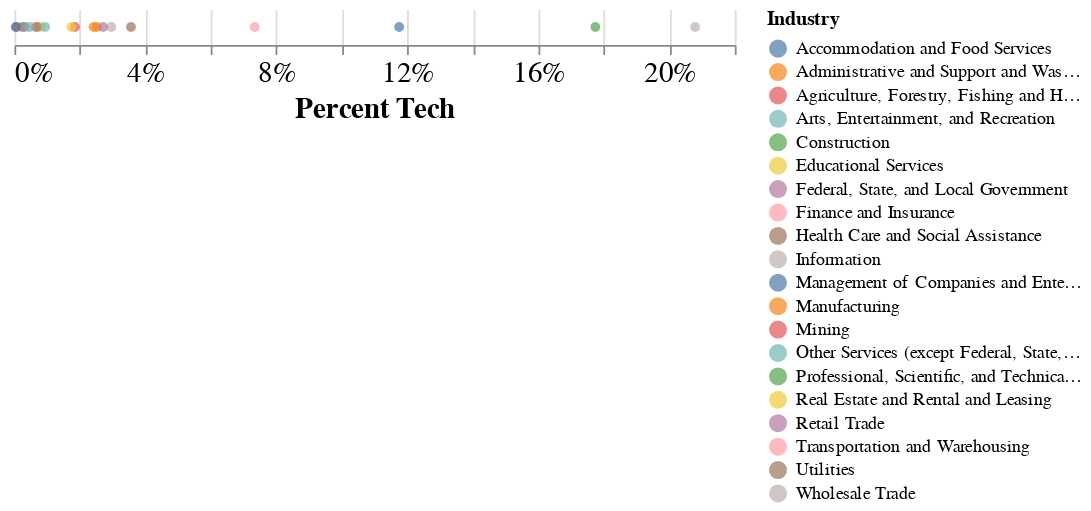

Write notebook code for a chart like this one.
### Code cell
horizontal_stripplot =  alt.Chart(jobs).mark_circle().encode(
    x=alt.X('Percent Tech:Q', axis=alt.Axis(format='.0%') ),
    color=alt.Color('Industry:N'),
    tooltip=['Industry', 'Percent Tech']
).configure_facet(
    spacing=0
).configure_view(
    stroke=None
).configure_axis(
    labelFontSize=16,
    titleFontSize=16)

horizontal_stripplot

### Figure 1 — Vega-Lite specification as saved in the notebook (floating-point values rounded to 4 significant figures)
{"config": {"view": {"continuousWidth": 400, "continuousHeight": 300, "stroke": null}, "axis": {"labelFontSize": 16, "titleFontSize": 16}, "facet": {"spacing": 0}}, "data": {"name": "data-2ae1159158d27eadd7506611ab1e5090"}, "mark": "circle", "encoding": {"color": {"type": "nominal", "field": "Industry"}, "tooltip": [{"type": "nominal", "field": "Industry"}, {"type": "quantitative", "field": "Percent Tech"}], "x": {"type": "quantitative", "axis": {"format": ".0%"}, "field": "Percent Tech"}}, "$schema": "https://vega.github.io/schema/vega-lite/v4.8.1.json", "datasets": {"data-2ae1159158d27eadd7506611ab1e5090": [{"Industry": "Agriculture, Forestry, Fishing and Hunting", "Technologists": 290, "total_emp": 430720, "Hourly mean wage": 35.38, "annual_salary_tech": 73590, "annual_salary_all": 33510, "Percent Tech": 0.0007}, {"Industry": "Mining", "Technologists": 12630, "total_emp": 684390, "Hourly mean wage": 53.89, "annual_salary_tech": 112100, "annual_salary_all": 65860, "Percent Tech": 0.0185}, {"Industry": "Utilities", "Technologists": 19480, "total_emp": 547100, "Hourly mean wage": 45.35, "annual_salary_tech": 94320, "annual_salary_all": 81550, "Percent Tech": 0.0356}, {"Industry": "Construction", "Technologists": 18100, "total_emp": 7439360, "Hourly mean wage": 36.91, "annual_salary_tech": 76770, "annual_salary_all": 57110, "Percent Tech": 0.0024}, {"Industry": "Manufacturing", "Technologists": 307140, "total_emp": 12707850, "Hourly mean wage": 49.38, "annual_salary_tech": 102710, "annual_salary_all": 54260, "Percent Tech": 0.0242}, {"Industry": "Wholesale Trade", "Technologists": 173160, "total_emp": 5848510, "Hourly mean wage": 42.04, "annual_salary_tech": 87440, "annual_salary_all": 59110, "Percent Tech": 0.0296}, {"Industry": "Retail Trade", "Technologists": 49940, "total_emp": 15822440, "Hourly mean wage": 38.74, "annual_salary_tech": 80590, "annual_salary_all": 34870, "Percent Tech": 0.0032}, {"Industry": "Transportation and Warehousing", "Technologists": 39560, "total_emp": 6281590, "Hourly mean wage": 38.72, "annual_salary_tech": 80540, "annual_salary_all": 49850, "Percent Tech": 0.0063}, {"Industry": "Information", "Technologists": 588500, "total_emp": 2831080, "Hourly mean wage": 48.99, "annual_salary_tech": 101900, "annual_salary_all": 80050, "Percent Tech": 0.2079}, {"Industry": "Finance and Insurance", "Technologists": 438650, "total_emp": 5972610, "Hourly mean wage": 47.63, "annual_salary_tech": 99070, "annual_salary_all": 75280, "Percent Tech": 0.0734}, {"Industry": "Real Estate and Rental and Leasing", "Technologists": 18110, "total_emp": 2259880, "Hourly mean wage": 40.52, "annual_salary_tech": 84290, "annual_salary_all": 51190, "Percent Tech": 0.008}, {"Industry": "Professional, Scientific, and Technical Services", "Technologists": 1664310, "total_emp": 9379990, "Hourly mean wage": 46.74, "annual_salary_tech": 97230, "annual_salary_all": 85720, "Percent Tech": 0.1774}, {"Industry": "Management of Companies and Enterprises", "Technologists": 289550, "total_emp": 2463870, "Hourly mean wage": 45.01, "annual_salary_tech": 93630, "annual_salary_all": 87280, "Percent Tech": 0.1175}, {"Industry": "Administrative and Support and Waste Management and Remediation Services", "Technologists": 235830, "total_emp": 9372940, "Hourly mean wage": 41.34, "annual_salary_tech": 85990, "annual_salary_all": 42010, "Percent Tech": 0.0252}, {"Industry": "Educational Services", "Technologists": 231480, "total_emp": 13275220, "Hourly mean wage": 33.16, "annual_salary_tech": 68960, "annual_salary_all": 58080, "Percent Tech": 0.0174}, {"Industry": "Health Care and Social Assistance", "Technologists": 146000, "total_emp": 21025440, "Hourly mean wage": 37.14, "annual_salary_tech": 77260, "annual_salary_all": 55300, "Percent Tech": 0.0069}, {"Industry": "Arts, Entertainment, and Recreation", "Technologists": 11310, "total_emp": 2484140, "Hourly mean wage": 34.87, "annual_salary_tech": 72530, "annual_salary_all": 39300, "Percent Tech": 0.0046}, {"Industry": "Accommodation and Food Services", "Technologists": 5160, "total_emp": 14073290, "Hourly mean wage": 30.11, "annual_salary_tech": 62620, "annual_salary_all": 27980, "Percent Tech": 0.0004}, {"Industry": "Other Services (except Federal, State, and Local Government)", "Technologists": 39750, "total_emp": 4249730, "Hourly mean wage": 36.94, "annual_salary_tech": 76830, "annual_salary_all": 44220, "Percent Tech": 0.0094}, {"Industry": "Federal, State, and Local Government", "Technologists": 263930, "total_emp": 9725350, "Hourly mean wage": 41.38, "annual_salary_tech": 86070, "annual_salary_all": 62720, "Percent Tech": 0.0271}]}}
